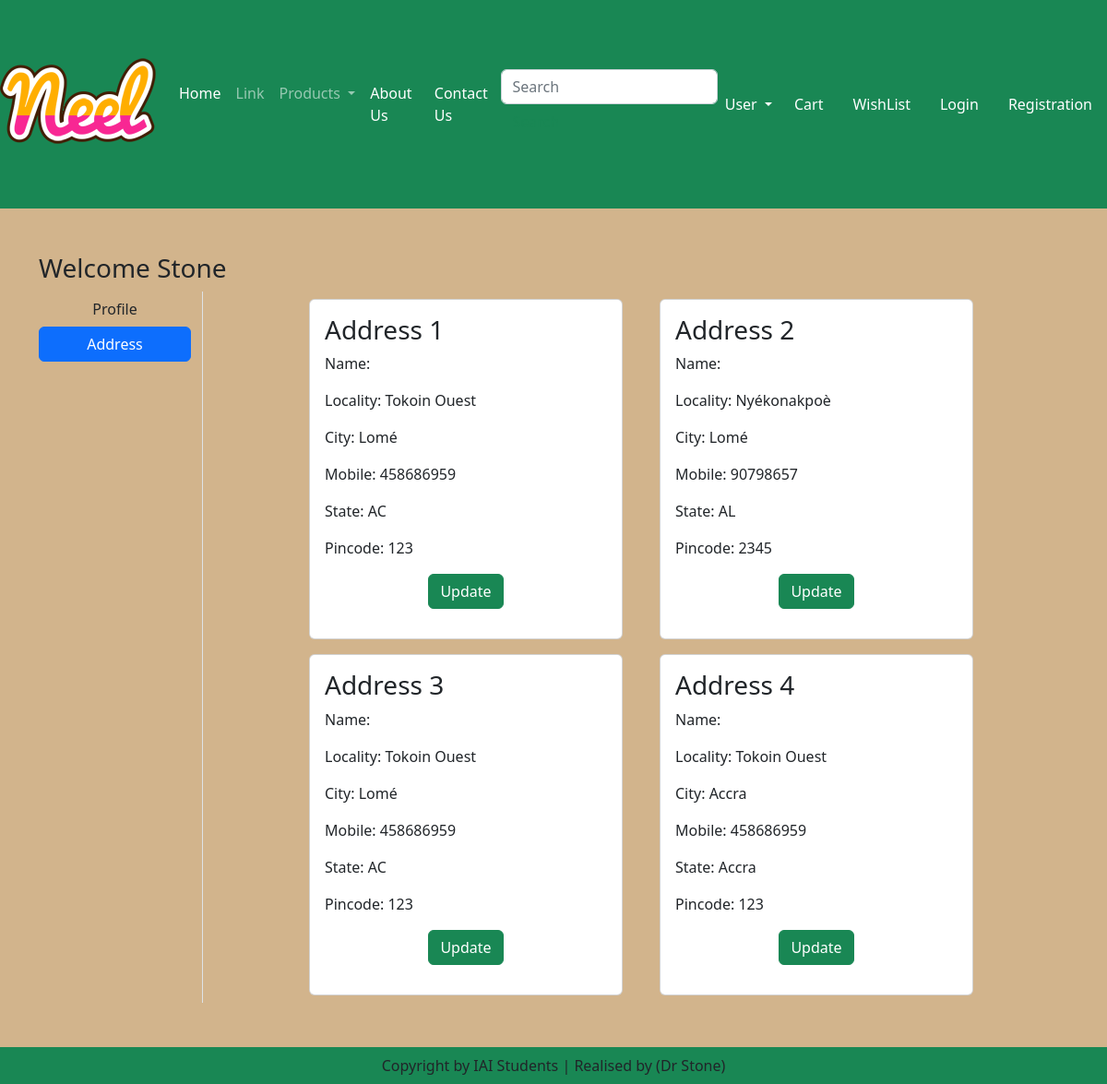
The app's page /address/ (signed in) with its own data.
### app/models.py (models this page shows, shortened)
class Customer(models.Model):
    user=models.ForeignKey(User, on_delete=models.CASCADE)
    name=models.CharField(max_length=50)
    locality=models.CharField(max_length=70)
    city=models.CharField(max_length=80)
    mobile=models.IntegerField()
    state=models.CharField(choices=STATE_CHOICES, max_length=100)
    zipcode=models.IntegerField()

### app/views.py (the view)
# urls.py: path('address/', views.address,name='address'),
def address(request):
    add=Customer.objects.filter(user=request.user)
    return render(request,'app/address.html', locals())

### app/templates/app/address.html (shortened to what this page needs)
{% extends 'app/base.html' %}
{% load static %}
	{% block main-content %}
	<div class="container my-5">
	    <div class = "row">
	        <h3>Welcome <span class="text-capitalize">{{user.username}}</span> </h3>
            <div class = "col-sm-2 border-end">
                <ul class = "list-unstyled">
	                <li class="d-grid"> <a href="{% url 'profile' %}" class="btn">Profile</a></li>
	                <li class="d-grid"> <a href="{% url 'address' %}" class="btn  btn-primary" >Address</a></li>
                </ul>
	        </div>
	        <div class = "col-sm-8 offset-sm-1">
                <form action="" method="post" >
                    <div class="row">
	                {% for ad in add %}
	                <div  class="col-sm-6">
	                    <div class="card m-2">
	                        <div class="card-body">
	                            <h3>Address {{forloop.counter}}</h3>
	                            <p>Name: {{ad.name}}</p>
	                            <p>Locality: {{ad.locality}}</p>
	                            <p>City: {{ad.city}}</p>
	                            <p>Mobile: {{ad.mobile}}</p>
	                            <p>State: {{ad.state}}</p>
	                            <p>Pincode: {{ad.zipcode}}</p>
	                          	<p class="text-center"><a href="{% url 'update' pk=ad.id %}" type="button" class="btn btn-success">Update</a></p>
	                        </div>
	                    </div>
	                </div>
	                {% endfor %}
	            </div>
	        </div>
	    </div>
	</div>
	{% endblock main-content%}

### app/static/app/css/login.css (style rules this page uses)
body { background-color: tan; }

### records on screen
Customer: locality "Tokoin Ouest", city "Lomé", mobile "458686959", state "AC", zipcode "123"
Customer: locality "Nyékonakpoè", city "Lomé", mobile "90798657", state "AL", zipcode "2345"
Customer: locality "Tokoin Ouest", city "Lomé", mobile "458686959", state "AC", zipcode "123"
Customer: locality "Tokoin Ouest", city "Accra", mobile "458686959", state "Accra", zipcode "123"

### other values on screen
{{ user.username }} "Stone"
